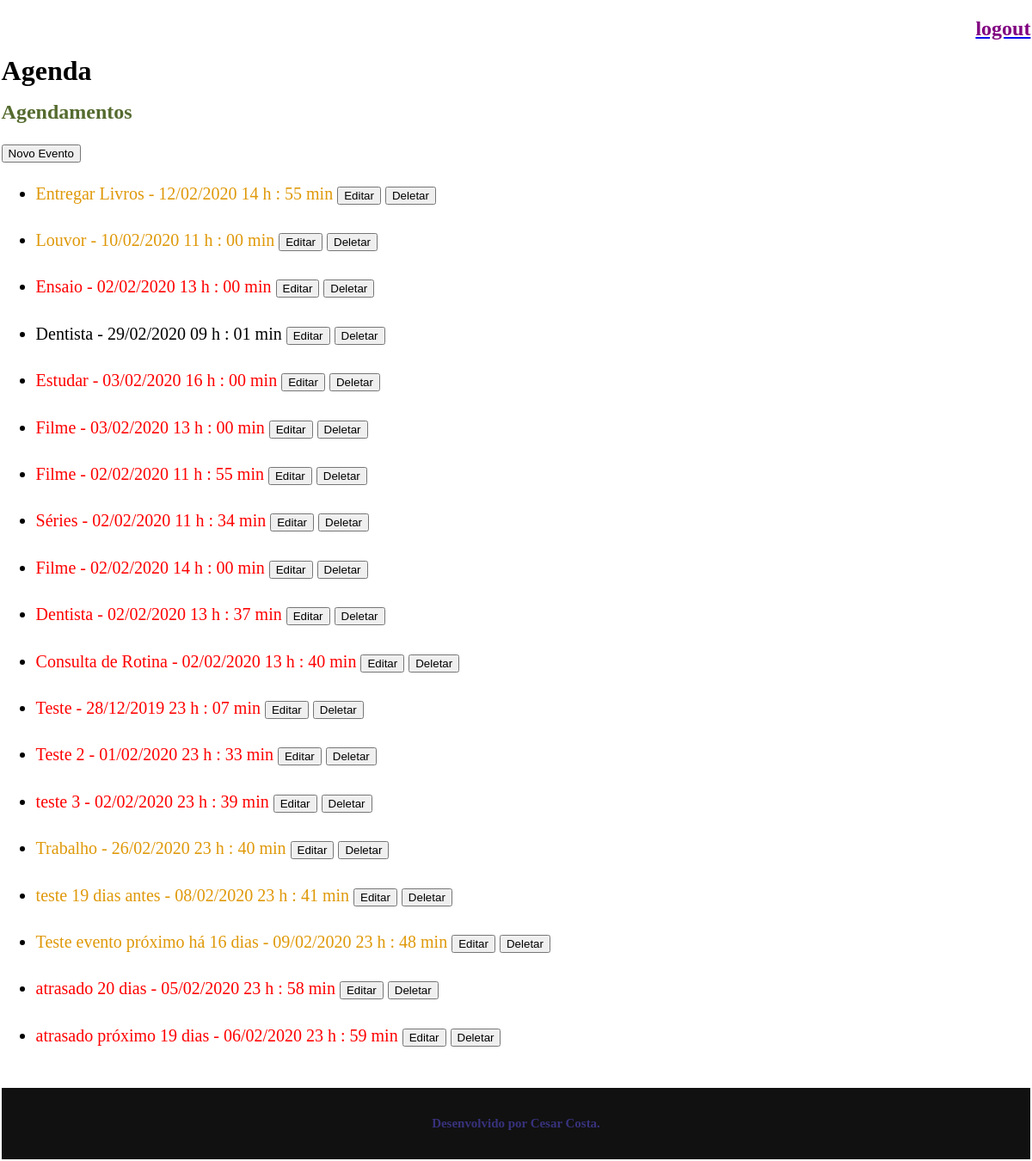
The page /agenda/ (signed in) on the database its author committed.
### core/models.py (models this page shows, shortened)
class Evento(models.Model):
    titulo = models.CharField(max_length=100)
    descricao = models.TextField(blank=True, null=True)
    local_evento = models.TextField(blank=True, null=True)
    data_evento = models.DateTimeField(verbose_name='Data do Evento')
    data_criacao = models.DateTimeField(auto_now=True)
    usuario = models.ForeignKey(User, on_delete=models.CASCADE)
    def get_data_evento(self):
        return self.data_evento.strftime('%d/%m/%Y %H h : %M min')
    def get_evento_atrasado(self):
        if self.data_evento < datetime.now() - timedelta(days=20):
            return True
        return False
    def get_evento_proximo(self):
        if ((self.data_evento < datetime.now())):
            return True
        return False

### core/views.py (the view)
# urls.py: path('agenda/', views.lista_eventos),
@login_required(login_url='/login/')
def lista_eventos(request):
    usuario = request.user
    data_atual = datetime.now() - timedelta(days=180) #para retornar com vencidos há 1h
    evento =  Evento.objects.filter(usuario=usuario,
                                    data_evento__gt=data_atual)#__gt só Maior, __lt só Menor
    dados = {'eventos':evento}
    return render(request, 'agenda.html', dados)

### core/templates/agenda.html
{% extends "model-page.html" %}
{% block content %}
    <h2><font color="DarkOliveGreen	">Agendamentos</font></h2>
    <a href="evento/">
      <button type="button">Novo Evento</button>
    </a>
    <ul style="font-size: 20px">
        {% for evento in eventos %}
          <li class="pure-menu-selected">
            <div {% if evento.get_evento_atrasado%}
                    style="color:red"
                 {% elif evento.get_evento_proximo %}
                    style="color:#DF9808"
                 {% endif %}>
              {{ evento.titulo  }} - {{  evento.get_data_evento }}
                <a href="evento/?id={{ evento.id }}" style="text-decoration:none">
                <button type="button">Editar</button>
                </a>
                <a href="evento/delete/{{ evento.id }}/">
                <button type="button">Deletar</button>
                </a>
            </div>
          </li>
          <br>
        {% endfor %}
    </ul>
{% endblock%}

### core/static/css/styles.css (style rules this page uses)
* { -webkit-box-sizing: border-box; -moz-box-sizing: border-box; box-sizing: border-box; }
body { margin: 0.1em; line-height: 1.7em; }

### rows shown on the page
Evento: titulo "Entregar Livros", get_data_evento "12/02/2020 14 h : 55 min"
Evento: titulo "Louvor", get_data_evento "10/02/2020 11 h : 00 min"
Evento: titulo "Ensaio", get_data_evento "02/02/2020 13 h : 00 min"
Evento: titulo "Dentista", get_data_evento "29/02/2020 09 h : 01 min"
Evento: titulo "Estudar", get_data_evento "03/02/2020 16 h : 00 min"
Evento: titulo "Filme", get_data_evento "03/02/2020 13 h : 00 min"
Evento: titulo "Filme", get_data_evento "02/02/2020 11 h : 55 min"
Evento: titulo "Séries", get_data_evento "02/02/2020 11 h : 34 min"
Evento: titulo "Filme", get_data_evento "02/02/2020 14 h : 00 min"
Evento: titulo "Dentista", get_data_evento "02/02/2020 13 h : 37 min"
Evento: titulo "Consulta de Rotina", get_data_evento "02/02/2020 13 h : 40 min"
Evento: titulo "Teste", get_data_evento "28/12/2019 23 h : 07 min"
Evento: titulo "Teste 2", get_data_evento "01/02/2020 23 h : 33 min"
Evento: titulo "teste 3", get_data_evento "02/02/2020 23 h : 39 min"
Evento: titulo "Trabalho", get_data_evento "26/02/2020 23 h : 40 min"
Evento: titulo "teste 19 dias antes", get_data_evento "08/02/2020 23 h : 41 min"
Evento: titulo "Teste evento próximo há 16 dias", get_data_evento "09/02/2020 23 h : 48 min"
Evento: titulo "atrasado 20 dias", get_data_evento "05/02/2020 23 h : 58 min"
Evento: titulo "atrasado próximo 19 dias", get_data_evento "06/02/2020 23 h : 59 min"
